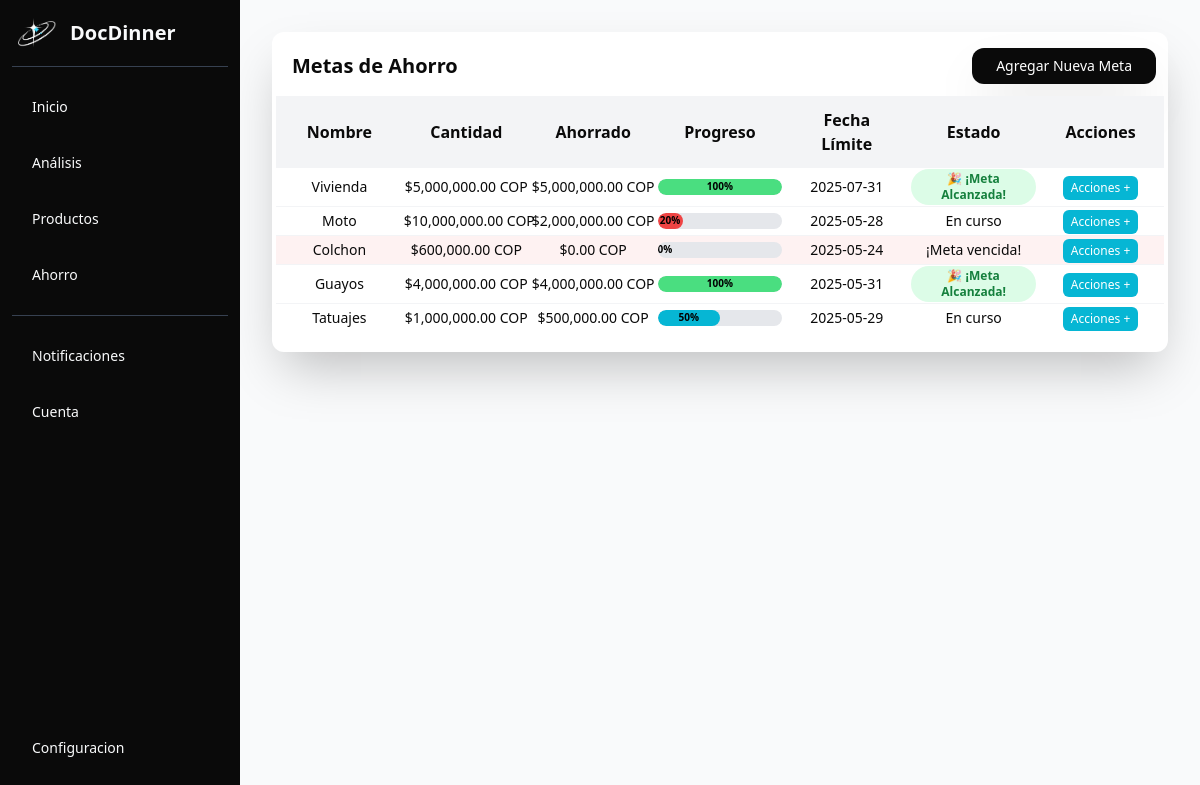
/index.php?ruta=main&modulo=ahorro (signed in), run on the app's committed database.
### tables this page shows
CREATE TABLE `metas_ahorro` (
  `id` int(11) NOT NULL,
  `usuario_id` int(11) NOT NULL,
  `nombre_meta` varchar(255) NOT NULL,
  `cantidad_meta` decimal(20,2) DEFAULT NULL,
  `fecha_limite` date NOT NULL,
  `descripcion` text DEFAULT NULL,
  `creada_en` timestamp NOT NULL DEFAULT current_timestamp(),
  `cumplida` tinyint(1) DEFAULT 0,
  `ahorrado` decimal(20,2) NOT NULL
);

### main/controlador.php (called while the page is built, shortened)
<?php
class MainController {
    public function main() {
        include 'main/vista/main.php';
    }
}
?>

### modulos/ahorro/modelo.php (called while the page is built, shortened)
<?php
class MetaAhorro {
    private $conn;
    public function __construct($conn) {
        $this->conn = $conn;
    }
    public function obtenerTodasLasMetasPorUsuario($id_usuario) {
        $sql = "SELECT * FROM metas_ahorro WHERE usuario_id = :usuario_id";
        $stmt = $this->conn->prepare($sql);
        $stmt->execute([':usuario_id' => $id_usuario]);
        return $stmt->fetchAll(PDO::FETCH_ASSOC);
    }
}

### modulos/ahorro/vista/ahorro.php (the view, shortened to what this page needs)
<div class="bg-neutral-50 min-h-screen p-4 md:p-8 text-neutral-950">
  <main class="bg-white p-1 max-w-screen-3xl rounded-xl shadow-2xl">
    <div class="flex flex-col mb-4">
      <div class="flex items-center justify-between">
      <div>
        <h2 class="text-xl font-semibold m-4">Metas de Ahorro</h2>
      </div>
      <div>
        <button onclick="toggleModal('modalCrearMeta')" class="bg-neutral-950 text-sm hover:bg-cyan-500 text-white mx-2 px-6 py-2 rounded-xl transition-all shadow-2xl">Agregar Nueva Meta</button>
      </div>
    </div>
      <table class="w-full text-md table-fixed">
        <thead class="bg-gray-100">
          <tr>
            <th class="px-4 py-3 font-semibold text-center">Nombre</th>
            <th class="px-4 py-3 font-semibold text-center">Cantidad</th>
            <th class="px-4 py-3 font-semibold text-center">Ahorrado</th>
            <th class="px-4 py-3 font-semibold text-center">Progreso</th>
            <th class="px-4 py-3 font-semibold text-center">Fecha Límite</th>
            <th class="px-4 py-3 font-semibold text-center">Estado</th>
            <th class="px-4 py-3 font-semibold text-center">Acciones</th>
          </tr>
        </thead>
        <tbody class="divide-y divide-gray-100">
        <?php foreach ($result as $row): ?>
          <?php
            $ahorrado = $row['ahorrado'] ?? 0;
            $cantidad_meta = $row['cantidad_meta'];
            $progreso = ($cantidad_meta > 0) ? ($ahorrado / $cantidad_meta) * 100 : 0;
            $estado = (strtotime($row['fecha_limite']) < time()) ? "¡Meta vencida!" : "En curso";
            $claseFila = (strtotime($row['fecha_limite']) < time() && $ahorrado < $cantidad_meta) ? "bg-red-50" : "";
            $colorBarra = ($progreso < 30) ? "bg-danger" : (($progreso < 70) ? "bg-cyan-500" : "bg-green-400");
            $progreso = min($progreso, 100);
            $metaCumplida = $ahorrado >= $cantidad_meta;
          ?>
          <tr class="<?= $claseFila ?>">
            <td class="text-center text-sm"><?= htmlspecialchars($row['nombre_meta']) ?></td>
            <td class="text-center text-sm whitespace-nowrap">$<?= number_format($cantidad_meta, 2) ?> COP</td>
            <td class="text-center text-sm whitespace-nowrap">$<?= number_format($ahorrado, 2) ?> COP</td>
            <td>
              <div class="bg-gray-200 rounded-full h-4 overflow-hidden">
                <div
                  class="h-4 text-[10px] font-semibold text-black text-center rounded-full <?= $colorBarra ?>"
                  style="width: <?= $progreso ?>%;">
                  <?= round($progreso) ?>%
                </div>
              </div>
            </td>
            <td class="text-center text-sm whitespace-nowrap"><?= htmlspecialchars($row['fecha_limite']) ?></td>
            <td class="text-center text-sm">
              <?php if ($metaCumplida): ?>
                <span class="inline-block bg-green-100 text-green-700 px-2 py-0.5 rounded-full text-xs font-semibold">
                  🎉 ¡Meta Alcanzada!
                </span>
              <?php else: ?>
                <?= htmlspecialchars($estado) ?>
              <?php endif; ?>
            </td>
            <td class="text-center">
              <div class="flex flex-col space-y-4">
                <div class="relative inline-block text-center">
                <button onclick="toggleDropdown('acciones<?= $row['id'] ?>')"
                  class="bg-cyan-500 hover:bg-cyan-600 text-white text-xs px-2 py-1 rounded-md">
                  Acciones +
                </button>
              </div>
              </div>
            </td>
          </tr>
          <?php endforeach; ?>
        </tbody>
      </table>
      </div>
  </main>
</div>

### index.php (shortened to what this page needs)
<?php
$ruta = $_GET['ruta'] ?? 'home';
switch ($ruta) {
    case 'main':
        include 'main/controlador.php';
        $controller = new MainController();
        $controller->main();
        break;
}
?>

### main/vista/main.php (shortened to what this page needs)
<!DOCTYPE html>
<html lang="es">
<head>
  <script src="https://cdn.tailwindcss.com"></script>
  <script src="assets/js/main/tailwind-config.js"></script>
  <link href="https://cdn.jsdelivr.net/npm/remixicon@3.5.0/fonts/remixicon.css" rel="stylesheet">
</head>
<body class="bg-dark text-white flex">
  <?php
  include 'main/vista/sidebar.php';
  ?>
  <main class="ml-20 md:ml-60 flex-1">
      <?php
        $modulo = $_GET['modulo'] ?? 'dashboard';
        switch ($modulo) {
            case 'ahorro':
              include 'modulos/ahorro/controlador.php';
              $conn = getDB();
              $controller = new AhorroController($conn);
              $controller->ahorro();
              break;
        }
      ?>
  </main>
</body>
</html>

### main/vista/sidebar.php (shortened to what this page needs)
<div class="fixed top-0 left-0 flex flex-col items-start w-20 md:w-60 h-full text-neutral-50 bg-neutral-950 p-3 transition-all duration-300">
    <a class="flex items-center w-full mb-3" href="index.php?ruta=main">
        <img src="assets/images/LogoDocDinnerHD-removebg-preview.png" alt="Logo DocDinner" width="50" height="50" class="mx-auto md:mx-0">
        <span class="ml-2 text-xl font-bold hidden md:inline">DocDinner</span>
    </a>
    <div class="w-full">
        <div class="flex flex-col w-full mb-4 border-t border-gray-700 pt-4">
            <a class="flex items-center w-full h-12 px-3 rounded hover:bg-cyan-500 hover:text-cyan-50" href="index.php?ruta=main">
                <span class="ml-2 text-sm font-medium hidden md:inline">Inicio</span>
            </a>
            <a class="flex items-center w-full h-12 px-3 mt-2 rounded hover:bg-cyan-500 hover:text-cyan-50" href="index.php?ruta=main&modulo=analisis">
                <span class="ml-2 text-sm font-medium hidden md:inline">Análisis</span>
            </a>
            <a class="flex items-center w-full h-12 px-3 mt-2 rounded hover:bg-cyan-500 hover:text-cyan-50" href="index.php?ruta=main&modulo=productos">
                <span class="ml-2 text-sm font-medium hidden md:inline">Productos</span>
            </a>
            <a class="flex items-center w-full h-12 px-3 mt-2 rounded hover:bg-cyan-500 hover:text-cyan-50" href="index.php?ruta=main&modulo=ahorro">
                <span class="ml-2 text-sm font-medium hidden md:inline">Ahorro</span>
            </a>
        </div>
        <div class="flex flex-col w-full mb-4 border-t border-gray-700 pt-4">
            <a class="relative flex items-center w-full h-12 px-3 rounded hover:bg-cyan-500 hover:text-cyan-50" href="index.php?ruta=main&modulo=notificaciones">
                <span class="ml-2 text-sm font-medium hidden md:inline">Notificaciones</span>
            </a>
            <a class="flex items-center w-full h-12 px-3 mt-2 rounded hover:bg-cyan-500 hover:text-cyan-50" href="index.php?ruta=main&modulo=cuenta">
                <span class="ml-2 text-sm font-medium hidden md:inline">Cuenta</span>
            </a>
        </div>
    </div>
    <a class="flex items-center w-full mb-4 h-12 px-3 mt-auto rounded hover:bg-cyan-500 hover:text-cyan-50" href="index.php?ruta=main&modulo=configuracion">
        <span class="ml-2 text-sm font-medium hidden md:inline">Configuracion</span>
    </a>
</div>

### modulos/ahorro/controlador.php (shortened to what this page needs)
<?php
include 'modulos/ahorro/modelo.php';
class AhorroController {
    private $metaAhorroModel;
    public function __construct($db) {
        $this->metaAhorroModel = new MetaAhorro($db);
    }
    public function ahorro() {
        $id_usuario = $_SESSION['usuario_id'];
        if(isset($_GET['accion'])){
            $accion = $_GET['accion'];
            switch($accion){
                case 'eliminar':
                    $id = $_GET['id'];
                    $resultado = $this->metaAhorroModel->eliminarMetaPorId($id, $id_usuario);
                    if ($resultado === true) {
                        header("Location: index.php?ruta=main&modulo=ahorro&mensaje=meta_eliminada");
                        exit;
                    } else {
                        echo $resultado;
                    }
                case 'ahorroGuardar':
                    $meta_id = intval($_POST["meta_id"]);
                    $cantidad_ahorrada = floatval($_POST["cantidad_ahorrada"]);
                    $descripcion = $_POST["descripcion"] ?? null;
                    $resultado = $this->metaAhorroModel->añadirAhorroAMeta($meta_id, $cantidad_ahorrada, $descripcion, $id_usuario);
                    if ($resultado === true) {
                        header("Location: index.php?ruta=main&modulo=ahorro&mensaje=ahorro_guardado");
                        exit;
                    } else {
                        echo $resultado;
                    }
            }
        }else{
            $result = $this->metaAhorroModel->obtenerTodasLasMetasPorUsuario($id_usuario);
            include 'modulos/ahorro/vista/ahorro.php';
        }
    }
}
?>

### data on the page
metas_ahorro: nombre_meta "Vivienda", cantidad_meta "5,000,000.00", ahorrado "5,000,000.00", progreso "100", fecha_limite "2025-07-31", shows "🎉 ¡Meta Alcanzada!"
metas_ahorro: nombre_meta "Moto", cantidad_meta "10,000,000.00", ahorrado "2,000,000.00", progreso "20", fecha_limite "2025-05-28"
metas_ahorro: nombre_meta "Colchon", cantidad_meta "600,000.00", ahorrado "0.00", progreso "0", fecha_limite "2025-05-24"
metas_ahorro: nombre_meta "Guayos", cantidad_meta "4,000,000.00", ahorrado "4,000,000.00", progreso "100", fecha_limite "2025-05-31", shows "🎉 ¡Meta Alcanzada!"
metas_ahorro: nombre_meta "Tatuajes", cantidad_meta "1,000,000.00", ahorrado "500,000.00", progreso "50", fecha_limite "2025-05-29"
